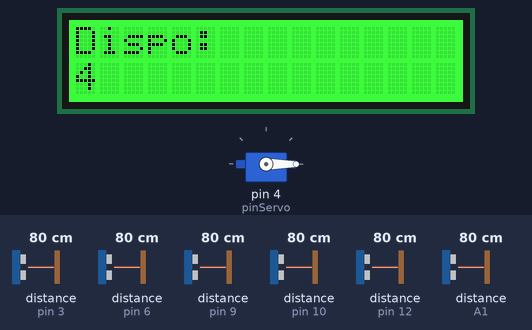
A sketch run on a simulated Arduino Uno, built with avr-gcc and run on an emulated ATmega328P. On the bench: servo, 16×2 character LCD. Wiring (inferred from the names in the program): 6 × ultrasonic range finder: trigger pin 2, echo pin 3 / trigger pin 5, echo pin 6 / trigger pin 7, echo pin 10 / trigger pin 8, echo pin 9 / trigger pin 11, echo pin 12 / trigger A0, echo A1. The test bench sets the inputs (shaded band); at power-on: distance to the obstacle (sensors on pin 3, pin 6, pin 9, pin 10, pin 12, A1) 80 cm. The echo pulse lasts 58.3 µs per cm; what the sketch prints to the serial monitor is not drawn.

Above: at 1.3 s.
1.4 s: distance to the obstacle (sensor on pin 3) set to 12 cm
4.4 s: distance to the obstacle (sensor on pin 3) set to 9 cm
At 5.0 s:
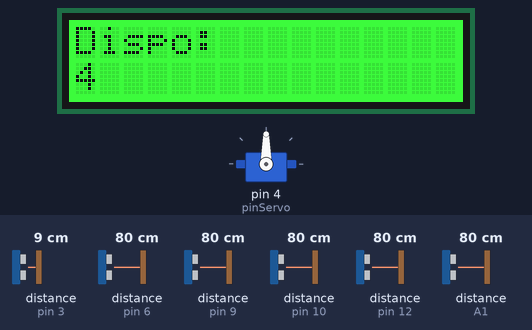
Timing chart, 0 to 12.0 s (numbered marks = the images above; inputs shaded):
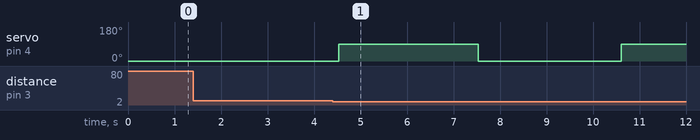

The sketch:

ParckingLot.ino
```cpp
#include <Wire.h>
#include "rgb_lcd.h"
#include <Servo.h>

// === LCD ===
rgb_lcd lcd;

// === Servo ===
Servo barriere;
const int pinServo = 4;

// === Capteurs entrée/sortie ===
const int trigEntree = 8;
const int echoEntree = 9;
const int trigSortie = 2;
const int echoSortie = 3;

// === Capteurs de place ===
const int nbPlaces = 4;
const int trigPins[nbPlaces] = {5, 7, 11, A0};
const int echoPins[nbPlaces] = {6, 10, 12, A1};
int etatPlaces[nbPlaces] = {0};  // 0 = libre, 1 = occupée
int placesDispo = nbPlaces;

const int seuilDetection = 10; // cm

void setup() {
  Serial.begin(9600);

  // Servo
  barriere.attach(pinServo);
  barriere.write(0); // barrière fermée

  // Capteurs entrée/sortie
  pinMode(trigEntree, OUTPUT);
  pinMode(echoEntree, INPUT);
  pinMode(trigSortie, OUTPUT);
  pinMode(echoSortie, INPUT);

  // Capteurs des places
  for (int i = 0; i < nbPlaces; i++) {
    pinMode(trigPins[i], OUTPUT);
    pinMode(echoPins[i], INPUT);
  }

  // LCD
  Wire.begin(); // SDA = A4, SCL = A5
  lcd.begin(16, 2);
  lcd.setRGB(0, 255, 0);
  afficherPlaces();
}

void loop() {
  verifierPlaces(); // met à jour placesDispo automatiquement

  // Capteur d'entrée
  int dEntree = mesurerDistance(trigEntree, echoEntree);
  Serial.print("Entrée : "); Serial.println(dEntree);
  if (dEntree > 0 && dEntree < 10 && placesDispo > 0) {
    ouvrirBarriere();
    delay(2000); // anti-rebond
  }

  int dSortie = mesurerDistance(trigSortie, echoSortie);
Serial.print("Sortie : "); Serial.println(dSortie);

// Si une voiture est détectée à moins de 10 cm et qu'il y a au moins une voiture dans le parking
if (dSortie > 0 && dSortie < 10 && placesDispo <= nbPlaces) {
  ouvrirBarriere();
  delay(3000); // attend 3 secondes avant de refermer
}

}

// === Mesure distance ===
int mesurerDistance(int trig, int echo) {
  digitalWrite(trig, LOW);
  delayMicroseconds(2);
  digitalWrite(trig, HIGH);
  delayMicroseconds(10);
  digitalWrite(trig, LOW);

  long duree = pulseIn(echo, HIGH, 20000);
  int distance = duree * 0.034 / 2;
  return (duree == 0) ? -1 : distance;
}

// === Ouvrir puis refermer barrière ===
void ouvrirBarriere() {
  barriere.write(90);
  delay(3000);
  barriere.write(0);
}

// === Vérifier état des places ===
void verifierPlaces() {
  int occupees = 0;

  for (int i = 0; i < nbPlaces; i++) {
    int d = mesurerDistance(trigPins[i], echoPins[i]);

    if (d != -1) {
      if (d < seuilDetection) {
        etatPlaces[i] = 1;
      } else {
        etatPlaces[i] = 0;
      }
    }

    // On compte seulement les places considérées occupées
    if (etatPlaces[i] == 1) {
      occupees++;
    }

    // Debug console
    Serial.print("Place ");
    Serial.print(i + 1);
    Serial.print(" : ");
    Serial.print(d);
    Serial.print(" cm  -> ");
    Serial.println(etatPlaces[i] == 1 ? "OCCUPEE" : "LIBRE");
  }

  int nouvellesPlaces = nbPlaces - occupees;
  if (nouvellesPlaces != placesDispo) {
    placesDispo = nouvellesPlaces;
    afficherPlaces();
  }
}

// === Affichage LCD ===
void afficherPlaces() {
  lcd.setCursor(0, 0);
  lcd.print("                "); // Efface
  lcd.setCursor(0, 1);
  lcd.print("                ");

  if (placesDispo > 0) {
    lcd.setCursor(0, 0);
    lcd.print("Dispo:");
    lcd.setCursor(0, 1);
    lcd.print(placesDispo);
    lcd.setRGB(0, 255, 0); // Vert
  } else {
    lcd.setCursor(0, 0);
    lcd.print("Parking");
    lcd.setCursor(0, 1);
    lcd.print("COMPLET");
    lcd.setRGB(255, 0, 0); // Rouge
  }
}
```

Measured:
- the behaviour switches between 11 and 10 cm on distance to the obstacle (sensor on pin 3) (found by bisection; images 0 and 1)
- after the input at 1.4 s, every drawn part: stays the same
- after the input at 4.4 s, servo on pin 4 (pinServo): 0° → 90° after 0.13 s, → 0° 3.0 s later, → 90° 3.1 s later
